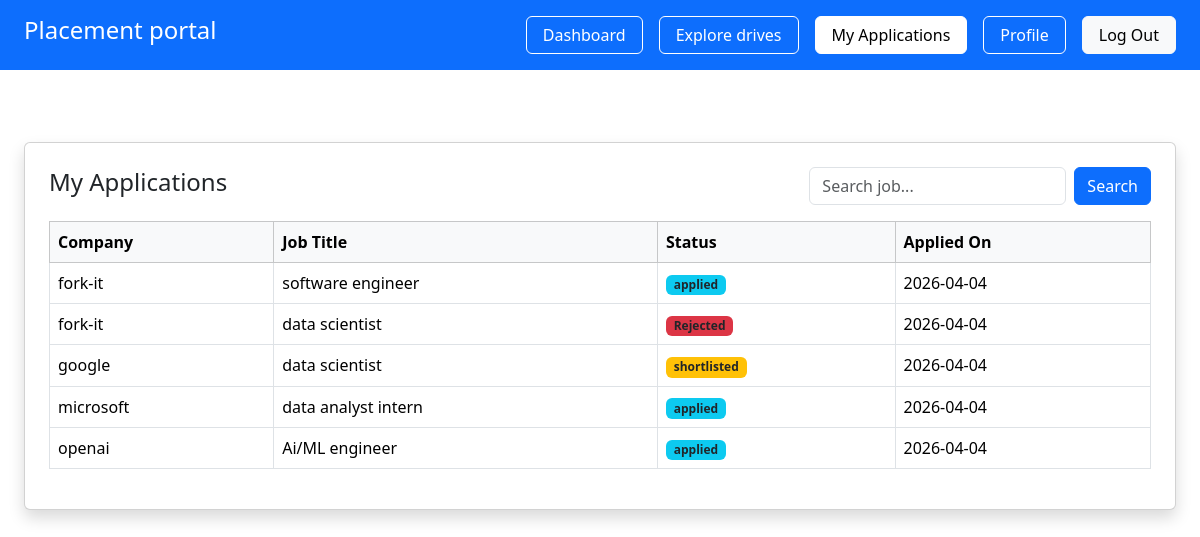
/student/application (signed in), run on the app's committed database.
### app/models.py (models this page shows, shortened)
class Application(db.Model):
     __tablename__ = "applications"
     id = db.Column(db.Integer, primary_key=True)
     student_id = db.Column(db.Integer, db.ForeignKey("students.id"), nullable=False)
     drive_id =db.Column(db.Integer, db.ForeignKey("placement_drives.id"), nullable=False)
     applied_on =db.Column(db.DateTime, default=datetime.utcnow)
     status = db.Column(db.String(20), default="applied")
     student = db.relationship("Student", backref="applications")
     drive= db.relationship("PlacementDrive", backref="applications")
     __table_args__ = (
          db.UniqueConstraint("student_id","drive_id", name="unique_application"),
     )

class Company(db.Model):
     __tablename__ = "companies"
     id = db.Column(db.Integer, primary_key=True)
     user_id = db.Column(db.Integer, db.ForeignKey("users.id"), nullable=False)
     company_name = db.Column(db.String(150), nullable=False)
     hr_name = db.Column(db.String(100))
     website = db.Column(db.String(150))
     approval_status = db.Column(db.String(20), default="pending")
     is_blacklisted = db.Column(db.Boolean, default=False)
     user = db.relationship("User", backref=db.backref("company", uselist=False),uselist=False)

class PlacementDrive(db.Model):
     __tablename__ = "placement_drives"
     id = db.Column(db.Integer, primary_key=True)
     company_id = db.Column(db.Integer, db.ForeignKey("companies.id"), nullable=False)
     job_title = db.Column(db.String(150), nullable=False )
     description = db.Column(db.Text)
     eligibility= db.Column(db.String(200))
     deadline = db.Column(db.Date)
     status = db.Column(db.String(20) , default = 'pending')
     created_at  = db.Column(db.DateTime, default=datetime.utcnow)
     company= db.relationship('Company', backref='drives')

### app/student/routes.py (the view)
@student.route('/student/application')
@login_required
def application():
    if current_user.role != 'student':
        return "unauthorized", 403
    stu = Student.query.filter_by(user_id=current_user.id).first()
    search = request.args.get("search")
    if search:
        myapp = Application.query.join(PlacementDrive).filter(
            Application.student_id == stu.id,
            PlacementDrive.job_title.ilike(f"%{search}%")
        ).all()
    else:
        myapp = Application.query.filter_by(student_id=stu.id).all()
    return render_template(
        'student/navigator/application.html',
        myapp=myapp
    )

### app/__init__.py (called while the page is built)
@login_manager.user_loader
def load_user(user_id):
    from app.models import User
    return User.query.get(int(user_id))

### app/templates/student/navigator/application.html
{% extends 'base.html' %}
{% block content %}
<div class="p-4  bg-opacity-25 " >
<div class="card shadow p-4 mt-5">
    <div class="d-flex justify-content-between align-items-center">
        <h4>My Applications</h4>
        <form method="GET" class="d-flex">
            <input type="text" name="search"
            class="form-control me-2"
            placeholder="Search job..."
            value="{{ request.args.get('search','') }}">
            <button class="btn btn-primary">Search</button>
        </form>
    </div>
    {% if myapp %}
    <table class="table table-bordered table-hover mt-3">
        <thead class="table-light">
            <tr>
                <th>Company</th>
                <th>Job Title</th>
                <th>Status</th>
                <th>Applied On</th>
            </tr>
        </thead>
     <tbody>
        {% for app in myapp %}
         <tr>
               <td>{{ app.drive.company.company_name }}</td>
               <td>{{ app.drive.job_title }}</td>
          <td>
          {% if app.status == "selected" %}
               <span class="badge bg-success text-dark">Selected</span>
          {% elif app.status == "rejected" %}
               <span class="badge bg-danger text-dark">Rejected</span>
          {% elif app.status == "shortlisted" %}
               <span class="badge bg-warning text-dark">shortlisted</span>
          {% else %}
               <span class="badge bg-info text-dark">{{ app.status }}</span>
          {% endif %}
          </td>
          <td>{{ app.applied_on.strftime('%Y-%m-%d') }}</td>
       </tr>
     {% endfor %}
     </tbody>
    </table>
    {% else %}
        <div class="text-center p-4">
            <p class="text-muted">You haven't applied to any drives yet.</p>
        </div>
    {% endif %}
</div>
</div>
{% endblock %}

### data on the page
Application: drive.company.company_name "fork-it", drive.job_title "software engineer", status "applied", applied_on "2026-04-04"
Application: drive.company.company_name "fork-it", drive.job_title "data scientist", status "Rejected", applied_on "2026-04-04"
Application: drive.company.company_name "google", drive.job_title "data scientist", status "shortlisted", applied_on "2026-04-04"
Application: drive.company.company_name "microsoft", drive.job_title "data analyst intern", status "applied", applied_on "2026-04-04"
Application: drive.company.company_name "openai", drive.job_title "Ai/ML engineer", status "applied", applied_on "2026-04-04"
